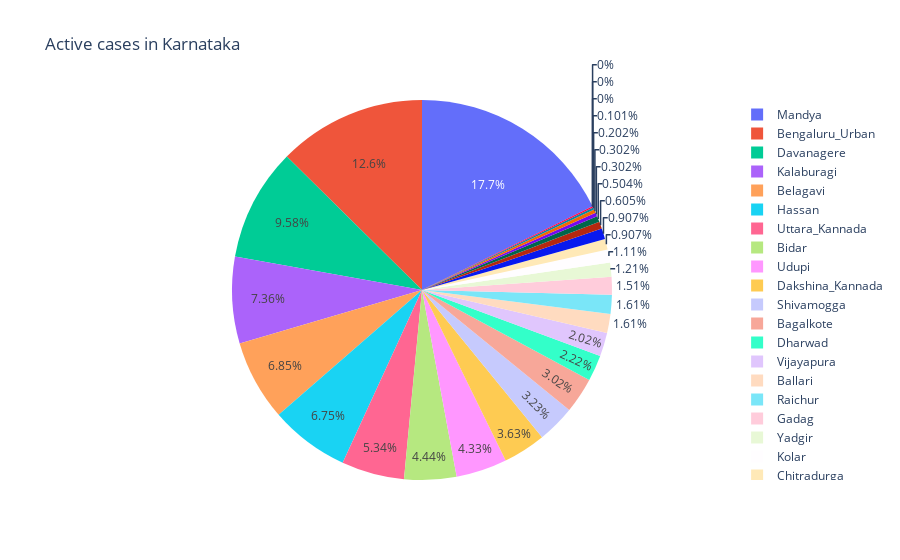

Here is the notebook cell this chart was saved with:
### Code cell
fig = px.pie(district, values='active', names='district', title='Active cases in Karnataka')
fig.show()

### Figure 1 — Plotly figure (JSON) as saved in the notebook; plotly's stock layout.template omitted (floating-point values rounded to 4 significant figures)
{"data": [{"domain": {"x": [0, 1], "y": [0, 1]}, "hoverlabel": {"namelength": 0}, "hovertemplate": "district=%{label}<br>active=%{value}", "labels": ["Bagalkote", "Ballari", "Belagavi", "Bengaluru_Rural", "Bengaluru_Urban", "Bidar", "Chamarajanagara", "Chikkaballapura", "Chikkamagaluru", "Chitradurga", "Dakshina_Kannada", "Davanagere", "Dharwad", "Gadag", "Hassan", "Haveri", "Kalaburagi", "Kodagu", "Kolar", "Koppal", "Mandya", "Mysuru", "Raichur", "Ramanagara", "Shivamogga", "Tumakuru", "Udupi", "Uttara_Kannada", "Vijayapura", "Yadgir"], "legendgroup": "", "name": "", "showlegend": true, "type": "pie", "values": [30, 16, 68, 0, 125, 44, 0, 6, 5, 9, 36, 95, 22, 15, 67, 3, 73, 1, 11, 3, 176, 2, 16, 0, 32, 9, 43, 53, 20, 12]}], "layout": {"legend": {"tracegroupgap": 0}, "title": {"text": "Active cases in Karnataka"}}}
